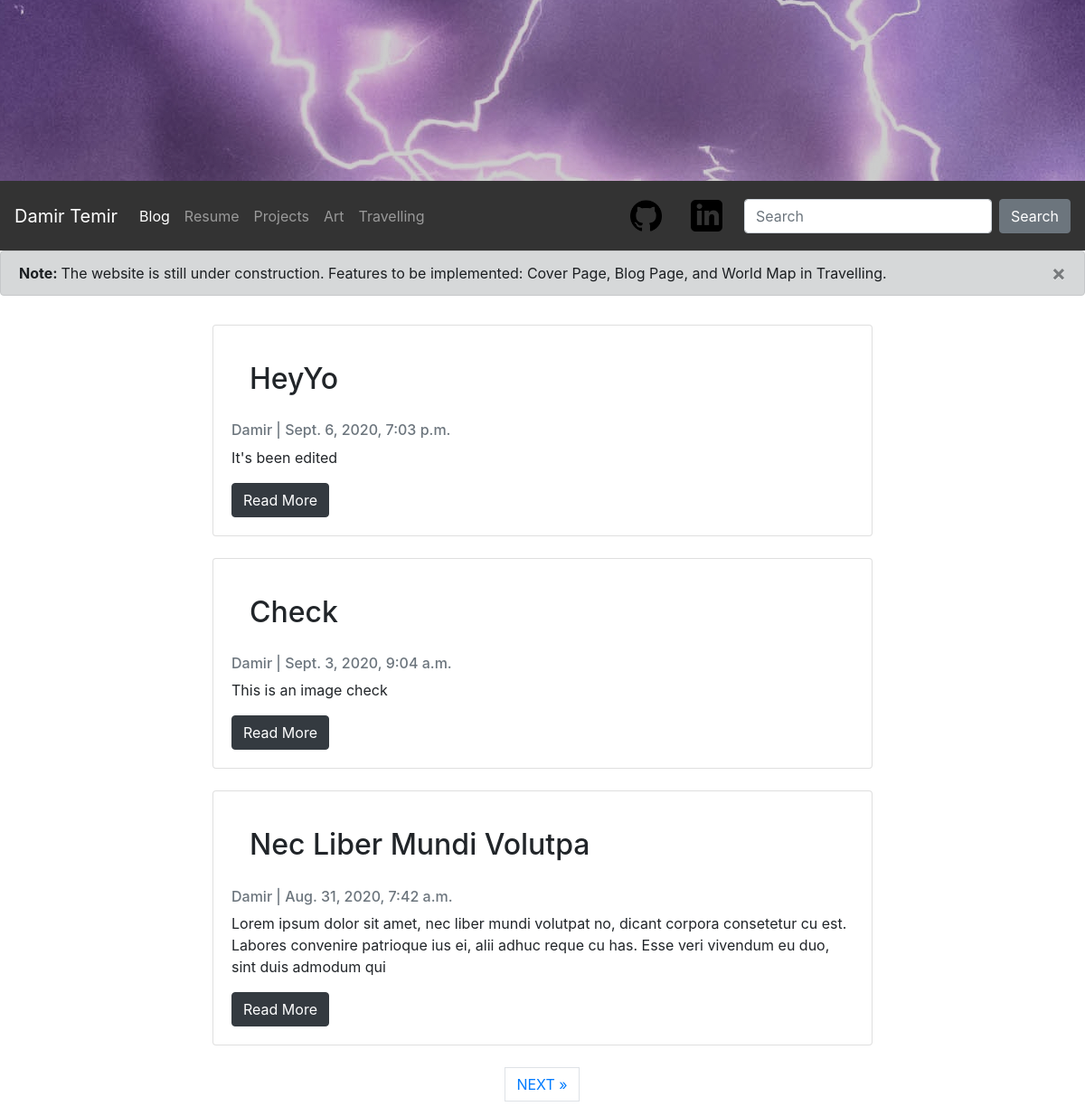
The page /blog/ on the database as committed earlier.
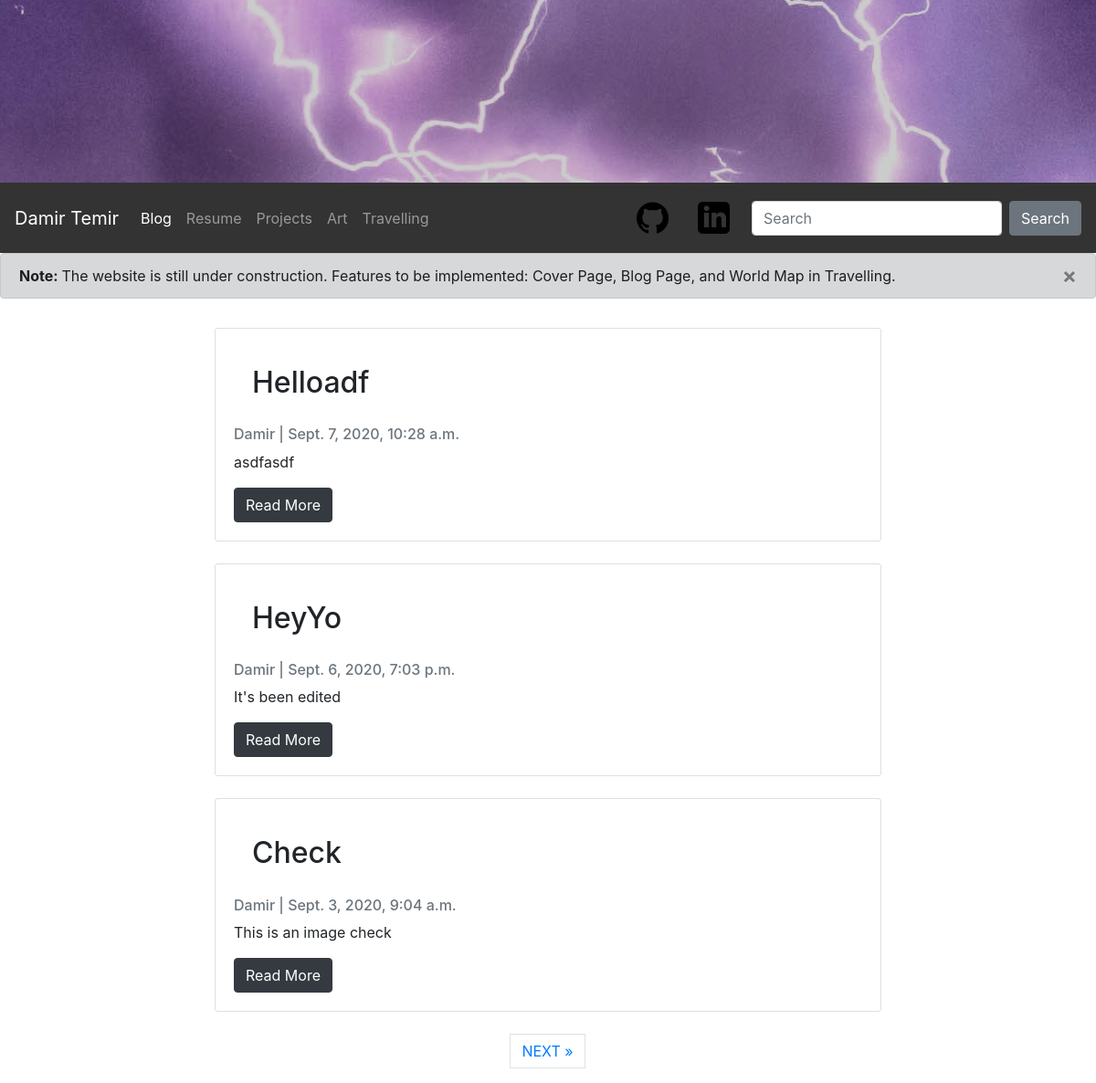
The same page on the database as committed later.
### blog/models.py (models this page shows, shortened)
class Post(models.Model):
    title = models.CharField(max_length=100, unique=True)
    header_image = models.ImageField(null=True, blank=True, upload_to="images/")
    slug = models.SlugField(max_length=100, unique=True)
    author = models.ForeignKey(User, on_delete=models.CASCADE, related_name='blog_posts')
    updated_on = models.DateTimeField(auto_now=True)
    content = models.TextField()
    created_on = models.DateTimeField(auto_now_add=True)
    status = models.IntegerField(choices=STATUS, default=0)
    class Meta:
        ordering = ['-created_on']

### blog/views.py (the view)
# urls.py: path('', views.PostList.as_view(), name='home'),
class PostList(ListView):
    queryset = Post.objects.filter(status=1).order_by('-created_on')
    template_name = 'blog/blog.html'
    context_object_name = 'post_list'
    paginate_by = 3

### blog/templates/blog/blog.html (shortened to what this page needs)
{% extends 'blog/nav.html' %}
{% load static %}
{% block content %}
    <body>
        <main>
            <div class="alert alert-dark alert-dismissible fade show" role="alert">
                <strong>Note: </strong>The website is still under construction.
                Features to be implemented: Cover Page, Blog Page, and World Map in Travelling.
                <form onsubmit="alert_visible(); return false;">
                    <button type="submit" class="close" aria-label="Close" data-dismiss="alert"><span aria-hidden="true">&times;</span></button>
                </form>
            </div>
            <div class="container align-items-center">
                <div class="row">
                {% if post_list %}
                    <div class="col-md-8 mt-3 mx-auto">
                        {% for post in post_list %}
                        <div class="card mb-4">
                        <div class="card-body">
                            <h2 class="card-body">{{ post.title }}</h2>
                            <p class="card-text text-muted h6">{{ post.author }} | {{ post.created_on }}</p>
                            <p class="card-text">{{ post.content|slice:":200" }}</p>
                            <a href="{% url 'blog:post_detail' post.slug %}" class="btn btn-dark">Read More</a>
                        </div>
                        </div>
                        {% endfor %}
                    </div>
                {% else %}
                    <div class="col-md-8 mt-3 mx-auto">
                        <div class="card mb-4 card-body">
                            <h2 class="card-body">No posts are available yet</h2>
                        </div>
                    </div>
                {% endif %}
                </div>
            </div>
            {% if is_paginated %}
              <ul class="pagination justify-content-center">
                {% if page_obj.has_next %}
                <li><a href="?page={{ page_obj.next_page_number }}" class="page-link"> NEXT &raquo;</a></li>
                {% endif %}
              </ul>
            {% endif %}
        </main>
    </body>
{% endblock content %}

Rows that differ between the two databases and show on the page:
no longer on this page (row unchanged): Post: title "Nec Liber Mundi Volutpa", author "Damir", created_on "Aug. 31, 2020, 7:42 a.m.", content "Lorem ipsum dolor sit amet, nec liber mundi volutpat no, dicant corpora consetetur cu est. Labores convenire patrioque ius ei, alii adhuc reque cu has. Esse veri vivendum eu duo, sint duis admodum qui"
added Post: title "Helloadf", author "Damir", created_on "Sept. 7, 2020, 10:28 a.m.", content "asdfasdf"
